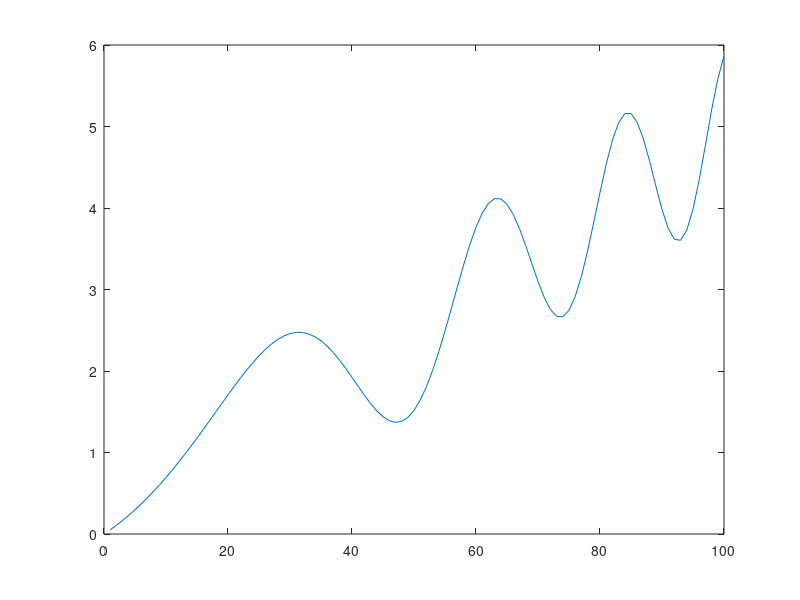

This figure's MATLAB source:
X = 1:100;
Y = sin(X.*X/500);
% plot(Y)
dY = Y(2:100)-Y(1:99);
% plot(dY)
Y1 = Y(1);

% Reconstructing
A = zeros(101, 100);
b = zeros(101, 1);

for i=1:99
    A(i, i) = -1;
    A(i, i + 1) = 1;
    b(i)=dY(i);
end
A(100, 1) = 1;
b(100) = Y1;
A(101, 100) = 1;
b(101) = Y(100)+5;

V = A\b;

figure
plot(V)